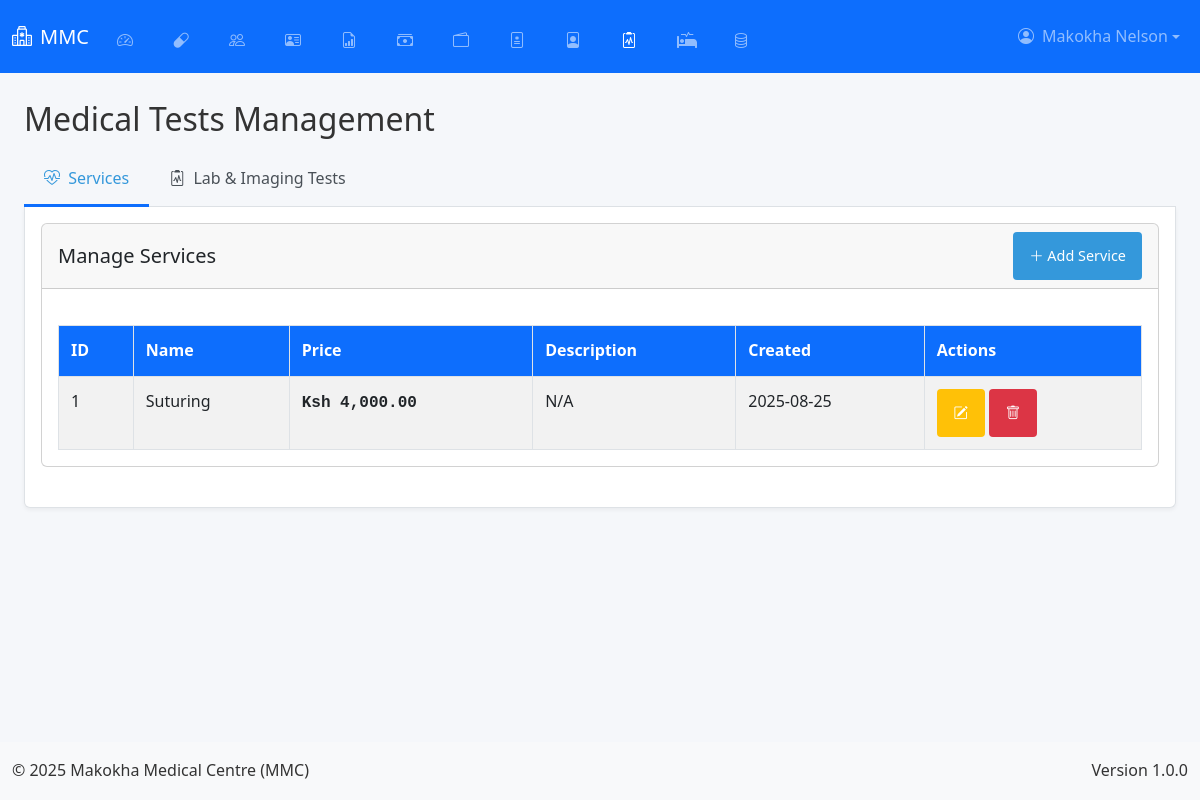
The page /admin/medical-tests (signed in) on the database as committed earlier.
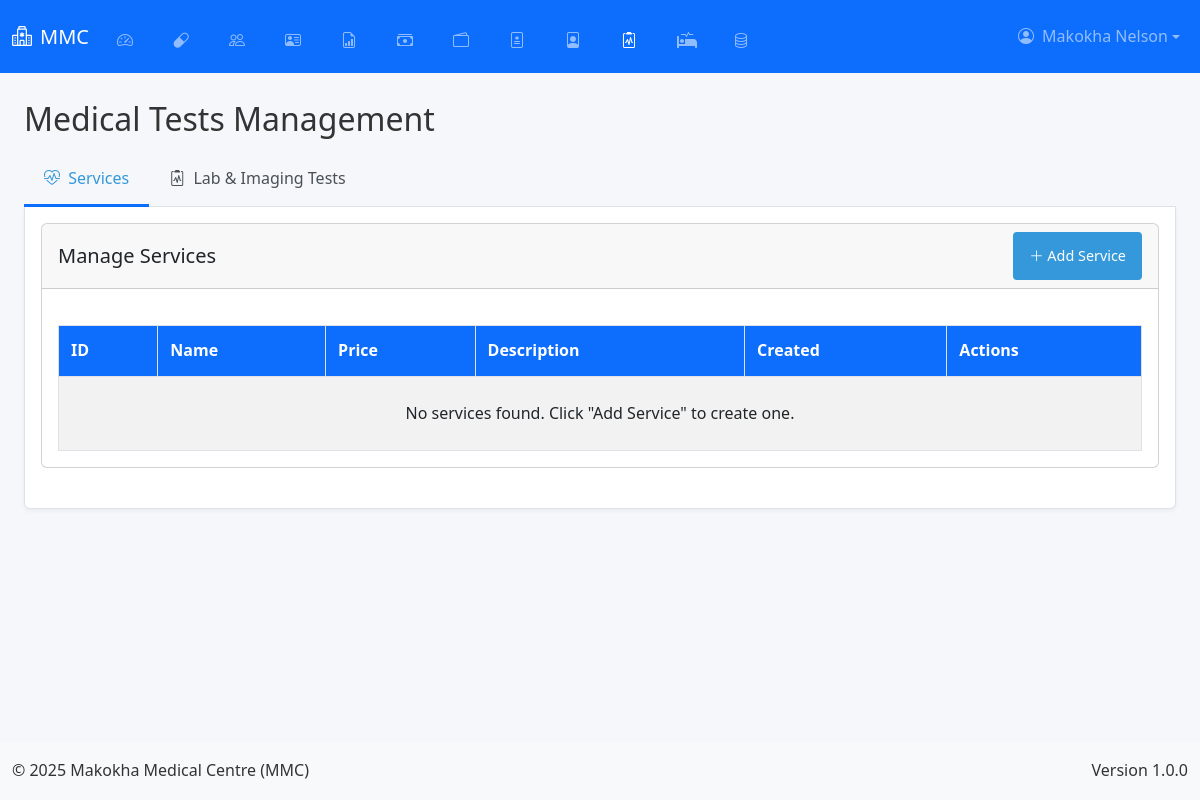
The same page on the database as committed later.
### app.py (models this page shows, shortened)
class User(db.Model, UserMixin):
    __tablename__ = 'user'
    id = db.Column(db.Integer, primary_key=True)
    username = db.Column(db.String(50), unique=True, nullable=False)
    email = db.Column(db.String(100), unique=True, nullable=False)
    password = db.Column(db.String(200), nullable=False)
    role = db.Column(db.String(20), nullable=False, default='user')
    is_active = db.Column(db.Boolean, default=True)
    last_login = db.Column(db.DateTime)
    profile_picture = db.Column(db.String(255))
    created_at = db.Column(db.DateTime, default=lambda: datetime.now(timezone.utc))
    updated_at = db.Column(db.DateTime, default=lambda: datetime.now(timezone.utc), onupdate=lambda: datetime.now(timezone.utc))

class Service(db.Model):
    id = db.Column(db.Integer, primary_key=True)
    name = db.Column(db.String(100), nullable=False)
    price = db.Column(db.Float, nullable=False)
    description = db.Column(db.Text)
    created_at = db.Column(db.DateTime, default=lambda: datetime.now(timezone.utc))
    updated_at = db.Column(db.DateTime, default=lambda: datetime.now(timezone.utc), onupdate=lambda: datetime.now(timezone.utc))

### app.py (the view)
@app.route('/admin/medical-tests')
@login_required
def manage_medical_tests():
    if current_user.role != 'admin':
        abort(403)
    services = Service.query.order_by(Service.name).all()
    lab_tests = LabTest.query.order_by(LabTest.name).all()
    imaging_tests = ImagingTest.query.order_by(ImagingTest.name).all()
    return render_template('admin/medical_tests.html',
                         services=services,
                         lab_tests=lab_tests,
                         imaging_tests=imaging_tests)

### app.py (called while the page is built, shortened)
@app.before_request
def initialize_data():
    global _first_request
    if not _first_request:
        return

@app.context_processor
def inject_current_date():
    return {'current_date': date.today().strftime('%Y-%m-%d')}

    @login_manager.user_loader
    def load_user(user_id):
        return db.session.get(User, int(user_id))

### templates/admin/medical_tests.html (shortened to what this page needs)
{% extends "base.html" %}
{% block content %}
<div class="container-fluid">
    <div class="row">
        <div class="col-lg-12">
            <h2 class="mt-4 mb-3">Medical Tests Management</h2>
            <ul class="nav nav-tabs" id="medicalTestsTab" role="tablist">
                <li class="nav-item" role="presentation">
                    <button class="nav-link active" id="services-tab" data-bs-toggle="tab" data-bs-target="#services" type="button" role="tab">
                        <i class="bi bi-heart-pulse me-1"></i> Services
                    </button>
                </li>
                <li class="nav-item" role="presentation">
                    <button class="nav-link" id="tests-tab" data-bs-toggle="tab" data-bs-target="#tests" type="button" role="tab">
                        <i class="bi bi-clipboard2-pulse me-1"></i> Lab & Imaging Tests
                    </button>
                </li>
            </ul>
            <div class="tab-content p-3 border border-top-0 rounded-bottom" id="medicalTestsTabContent">
                <div class="tab-pane fade show active" id="services" role="tabpanel">
                    <div class="card mb-4">
                        <div class="card-header d-flex justify-content-between align-items-center">
                            <h5 class="mb-0">Manage Services</h5>
                            <button class="btn btn-primary btn-sm" data-bs-toggle="modal" data-bs-target="#addServiceModal">
                                <i class="bi bi-plus-lg"></i> Add Service
                            </button>
                        </div>
                        <div class="card-body">
                            <div class="table-responsive">
                                <table class="table table-striped table-hover" id="servicesTable">
                                    <thead>
                                        <tr>
                                            <th>ID</th>
                                            <th>Name</th>
                                            <th>Price</th>
                                            <th>Description</th>
                                            <th>Created</th>
                                            <th>Actions</th>
                                        </tr>
                                    </thead>
                                    <tbody>
                                        {% if services %}
                                            {% for service in services %}
                                            <tr>
                                                <td>{{ service.id }}</td>
                                                <td>{{ service.name }}</td>
                                                <td><span class="price-value">Ksh {{ "{:,.2f}".format(service.price) }}</span></td>
                                                <td>{{ service.description|truncate(50) if service.description else 'N/A' }}</td>
                                                <td>{{ service.created_at.strftime('%Y-%m-%d') }}</td>
                                                <td>
                                                    <button class="btn btn-sm btn-warning edit-service" data-id="{{ service.id }}">
                                                        <i class="bi bi-pencil-square"></i>
                                                    </button>
                                                    <button class="btn btn-sm btn-danger delete-service" data-id="{{ service.id }}">
                                                        <i class="bi bi-trash"></i>
                                                    </button>
                                                </td>
                                            </tr>
                                            {% endfor %}
                                        {% else %}
                                            <tr>
                                                <td colspan="6" class="text-center py-4">No services found. Click "Add Service" to create one.</td>
                                            </tr>
                                        {% endif %}
                                    </tbody>
                                </table>
                            </div>
                        </div>
                    </div>
                </div>
            </div>
        </div>
    </div>
</div>
<div class="position-fixed bottom-0 end-0 p-3" style="z-index: 11">
</div>
{% endblock %}

### templates/base.html (shortened to what this page needs)
<!DOCTYPE html>
<html lang="en">
<head>
    <link href="https://cdn.jsdelivr.net/npm/bootstrap@5.3.0/dist/css/bootstrap.min.css" rel="stylesheet">
    <link rel="stylesheet" href="https://cdn.jsdelivr.net/npm/bootstrap-icons@1.11.1/font/bootstrap-icons.css">
    <link rel="stylesheet" href="https://cdnjs.cloudflare.com/ajax/libs/font-awesome/5.15.3/css/all.min.css">
    <link href="https://cdn.jsdelivr.net/npm/select2@4.1.0-rc.0/dist/css/select2.min.css" rel="stylesheet">
    <link rel="stylesheet" href="{{ url_for('static', filename='css/style.css') }}">
    <link rel="stylesheet" href="{{ url_for('static', filename='css/dashboard.css') }}">
    <link rel="stylesheet" href="{{ url_for('static', filename='css/custom.css') }}">
</head>
<body class="d-flex flex-column min-vh-100">
    <nav class="navbar navbar-expand-lg navbar-dark bg-primary fixed-top" id="mainNavbar">
        <div class="container-fluid">
            <a class="navbar-brand fs-5" href="{{ url_for('home') }}">
                <i class="bi bi-hospital me-2"></i>MMC
            </a>
            <div class="collapse navbar-collapse" id="navbarNav">
                <ul class="navbar-nav me-auto">
                    {% if current_user.is_authenticated %}
                        {% if current_user.role == 'admin' %}
                            <li class="nav-item"><a class="nav-link fs-6 px-2 mx-1 icon-nav" href="{{ url_for('admin_dashboard') }}"><i class="bi bi-speedometer2 me-1"></i><span class="nav-text">Dashboard</span></a></li>
                            <li class="nav-item"><a class="nav-link fs-6 px-2 mx-1 icon-nav" href="{{ url_for('manage_drugs') }}"><i class="bi bi-capsule me-1"></i><span class="nav-text">Drugs</span></a></li>
                            <li class="nav-item"><a class="nav-link fs-6 px-2 mx-1 icon-nav" href="{{ url_for('manage_users') }}"><i class="bi bi-people me-1"></i><span class="nav-text">Users</span></a></li>
                            <li class="nav-item"><a class="nav-link fs-6 px-2 mx-1 icon-nav" href="{{ url_for('manage_employees') }}"><i class="bi bi-person-vcard me-1"></i><span class="nav-text">Employees</span></a></li>
                            <li class="nav-item"><a class="nav-link fs-6 px-2 mx-1 icon-nav" href="{{ url_for('generate_reports') }}"><i class="bi bi-file-earmark-bar-graph me-1"></i><span class="nav-text">Reports</span></a></li>
                            <li class="nav-item"><a class="nav-link fs-6 px-2 mx-1 icon-nav" href="{{ url_for('manage_transactions') }}"><i class="bi bi-cash-stack me-1"></i><span class="nav-text">Transactions</span></a></li>
                            <li class="nav-item"><a class="nav-link fs-6 px-2 mx-1 icon-nav" href="{{ url_for('manage_money') }}"><i class="bi bi-wallet2 me-1"></i><span class="nav-text">Money</span></a></li>
                            <li class="nav-item"><a class="nav-link fs-6 px-2 mx-1 icon-nav" href="{{ url_for('manage_dosage') }}"><i class="bi bi-file-medical me-1"></i><span class="nav-text">Dosage</span></a></li>
                            <li class="nav-item"><a class="nav-link fs-6 px-2 mx-1 icon-nav" href="{{ url_for('manage_patients') }}"><i class="bi bi-file-person me-1"></i><span class="nav-text">Patients</span></a></li>
                            <li class="nav-item"><a class="nav-link fs-6 px-2 mx-1 icon-nav" href="{{ url_for('manage_medical_tests') }}"><i class="bi bi-clipboard2-pulse me-1"></i><span class="nav-text">Medical Tests</span></a></li>
                            <li class="nav-item"><a class="nav-link fs-6 px-2 mx-1 icon-nav" href="{{ url_for('manage_beds') }}"><i class="fas fa-procedures me-1"></i><span class="nav-text">Beds</span></a></li>
                            <li class="nav-item"><a class="nav-link fs-6 px-2 mx-1 icon-nav" href="{{ url_for('backup_management') }}"><i class="bi bi-database me-1"></i><span class="nav-text">Backup</span></a></li>
                        {% endif %}
                    {% endif %}
                </ul>
                <ul class="navbar-nav">
                    {% if current_user.is_authenticated %}
                        <li class="nav-item dropdown">
                            <a class="nav-link dropdown-toggle d-flex align-items-center fs-6" href="#" id="userDropdown" role="button" data-bs-toggle="dropdown">
                                {% if current_user.profile_picture %}
                                    <img src="{{ url_for('static', filename=current_user.profile_picture) }}" alt="Profile" class="profile-picture me-2">
                                {% else %}
                                    <i class="bi bi-person-circle me-2"></i>
                                {% endif %}
                                {{ current_user.username }}
                            </a>
                        </li>
                    {% else %}
                        <li class="nav-item">
                        <a class="nav-link fs-6" href="{{ url_for('auth.login') }}">
                            <i class="bi bi-box-arrow-in-right me-1"></i>Login
                        </a>
                        </li>
                    {% endif %}
                </ul>
            </div>
        </div>
    </nav>
    <main class="container-fluid flex-grow-1 py-3" style="margin-top: 60px;">
        {% block content %}{% endblock %}
    </main>
    <footer class="bg-light py-3 mt-auto">
        <div class="container-fluid">
            <div class="row">
                <div class="col-md-6 text-center text-md-start">
                    <p class="mb-0">&copy; 2025 Makokha Medical Centre (MMC)</p>
                </div>
                <div class="col-md-6 text-center text-md-end">
                    <p class="mb-0">Version 1.0.0</p>
                </div>
            </div>
        </div>
    </footer>
</body>
</html>

### static/css/style.css (style rules this page uses)
:root { --primary-color: #3498db; --secondary-color: #2980b9; --success-color: #2ecc71; --danger-color: #e74c3c; --warning-color: #f39c12; --info-color: #1abc9c; --light-color: #ecf0f1; --dark-color: #2c3e50; --gray-color: #95a5a6; --white-color: #ffffff; --black-color: #000000; --sidebar-width: 250px; --sidebar-collapsed-width: 0; --top-bar-height: 60px; --shadow: 0 2px 10px rgba(0, 0, 0, 0.1); --transition: all 0.3s ease; }
* { margin: 0; padding: 0; box-sizing: border-box; font-family: 'Segoe UI', Tahoma, Geneva, Verdana, sans-serif; }
.btn { position: relative; z-index: auto; }
body { background-color: #f5f6fa; color: #333; line-height: 1.6; overflow-x: hidden; }
a { text-decoration: none; color: inherit; }
button, input, select, textarea { font-family: inherit; font-size: inherit; }
.btn { display: inline-block; padding: 8px 16px; border: none; border-radius: 4px; background-color: var(--primary-color); color: white; cursor: pointer; transition: var(--transition); }
.btn-sm { padding: 5px 10px; font-size: 0.9rem; }
.btn-primary { background-color: var(--primary-color); }
.dropdown { position: relative; display: inline-block; }

### static/css/dashboard.css (style rules this page uses)
.tab-content { display: none; }

### templates/base.html (style rules this page uses)
:root { --tap-min-size: 48px; --mobile-breakpoint: 768px; --primary-blue: #0d6efd; --dark-blue: #0a58ca; --light-gray: #f8f9fa; }
body { -webkit-text-size-adjust: 100%; -webkit-tap-highlight-color: transparent; touch-action: manipulation; }
.btn, .nav-link, .dropdown-item, input[type="checkbox"] + label, .table .actions-column .btn { min-height: var(--tap-min-size); min-width: var(--tap-min-size); padding: 12px 16px; }
.table-responsive { overflow-x: auto; -webkit-overflow-scrolling: touch; }
.navbar { background-color: var(--primary-blue) !important; transition: all 0.3s ease; padding-top: 0.5rem; padding-bottom: 0.5rem; }
.table { width: 100%; margin-bottom: 0; }
.table th { background-color: var(--primary-blue); color: white; position: sticky; top: 0; }

### templates/admin/medical_tests.html (style rules this page uses)
:root { --sidebar-width: 250px; --header-height: 60px; --primary-color: #3498db; --secondary-color: #2c3e50; --success-color: #28a745; --danger-color: #dc3545; --warning-color: #ffc107; --info-color: #17a2b8; --light-color: #f8f9fa; --dark-color: #343a40; }
body { font-family: 'Segoe UI', Tahoma, Geneva, Verdana, sans-serif; background-color: #f5f7fa; margin: 0; padding: 0; color: #333; }
.tab-content { background: white; border-radius: 0 0 8px 8px; padding: 0; box-shadow: 0 2px 4px rgba(0,0,0,0.05); }
.nav-tabs { border-bottom: 1px solid #dee2e6; }
.nav-tabs .nav-link { color: #495057; background-color: transparent; border: none; border-bottom: 3px solid transparent; padding: 12px 20px; font-weight: 500; }
.nav-tabs .nav-link.active { color: var(--primary-color); background-color: transparent; border-bottom: 3px solid #0d6efd; }
.tab-content { display: block !important; }
.tab-pane { display: none; padding: 0; margin: 0; }
.tab-pane.active { display: block; }
.table { width: 100% !important; margin-top: 20px; border-collapse: collapse; }
.table th, .table td { padding: 12px; border: 1px solid #dee2e6; }
.table th { background-color: #f8f9fa; font-weight: 600; }
.table-responsive { overflow-x: auto; -webkit-overflow-scrolling: touch; width: 100%; margin: 0; padding: 0; }

Rows that differ between the two databases and show on the page:
removed Service: id "1", name "Suturing", price "4,000.00", description "N/A", created_at "2025-08-25"
Other text that changed with them:
text now shown: "No services found. Click \"Add Service\" to create one."
